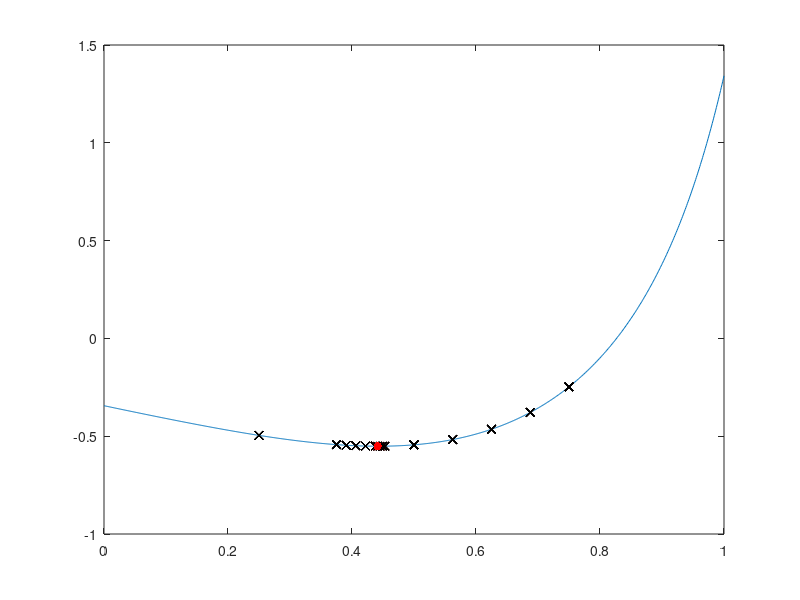

Recreate this plot in MATLAB.
function lab01()
    clc();

    debugFlg = 1;
    delayS = 0.8;
    a = 0;
    b = 1;
    eps = 1e-2;

    fplot(@f, [a, b]);
    hold on;

    [xStar, fStar] = bitwiseSearch(a, b, eps, debugFlg, delayS);

    scatter(xStar, fStar, 'r', 'filled');

    legend("off");
end

function [x0, f0] = bitwiseSearch(a, b, eps, debugFlg, delayS)
    i = 0;
    delta = (b - a) / 4;
    x0 = a;
    f0 = f(x0);

    plot_x = [];
    plot_f = [];

    while 1
        i = i + 1;
        x1 = x0 + delta;
        f1 = f(x1);

        if debugFlg
            fprintf('№ %2d x*=%.10f f(x*)=%.10f\n', i, x1, f1);

            plot_x(end + 1) = x1;
            plot_f(end + 1) = f1;

            plot(plot_x, plot_f, 'xk');

            plot(x1, f1, 'xr');
            hold on;
            pause(delayS);
        end

        if f0 > f1
            x0 = x1;
            f0 = f1;

            if a < x0 && x0 < b
                continue
            else
                if abs(delta) <= eps
                    break;
                else
                    x0 = x1;
                    f0 = f1;
                    delta = -delta / 4;
                end
            end
        else
            if abs(delta) <= eps
                break;
            else
                x0 = x1;
                f0 = f1;
                delta = -delta / 4;
            end
        end
    end

    i = i + 1;
    if debugFlg
        fprintf('№ %2d x*=%.10f f(x*)=%.10f\n', i, x0, f0);
        fprintf('RESULT: x*=%.10f f(x*)=%.10f\n', x0, f0);
        plot(plot_x, plot_f, 'xk');
    end
end

function y = f(x)
    k = power(5,1/3);

    y = sinh((3 * power(x,4) - x + sqrt(17) - 3) / 2) + sin((k * power(x, 3) - k * x + 1 - 2 * k) ./ (-power(x,3) + x + 2));
end

